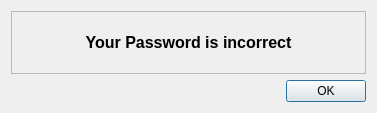
<?xml version="1.0" encoding="UTF-8"?>
<ui version="4.0">
 <class>incorrectDialog</class>
 <widget class="QDialog" name="incorrectDialog">
  <property name="geometry">
   <rect>
    <x>0</x>
    <y>0</y>
    <width>377</width>
    <height>113</height>
   </rect>
  </property>
  <property name="windowTitle">
   <string>Dialog</string>
  </property>
  <layout class="QVBoxLayout" name="verticalLayout">
   <item>
    <widget class="QFrame" name="frame">
     <property name="frameShape">
      <enum>QFrame::StyledPanel</enum>
     </property>
     <property name="frameShadow">
      <enum>QFrame::Raised</enum>
     </property>
     <layout class="QVBoxLayout" name="verticalLayout_2">
      <item>
       <widget class="QLabel" name="label">
        <property name="text">
         <string>&lt;html&gt;&lt;head/&gt;&lt;body&gt;&lt;p&gt;&lt;span style=&quot; font-size:12pt; font-weight:600;&quot;&gt;Your Password is incorrect&lt;/span&gt;&lt;/p&gt;&lt;/body&gt;&lt;/html&gt;</string>
        </property>
        <property name="alignment">
         <set>Qt::AlignCenter</set>
        </property>
        <property name="wordWrap">
         <bool>true</bool>
        </property>
       </widget>
      </item>
     </layout>
    </widget>
   </item>
   <item>
    <widget class="QDialogButtonBox" name="buttonBox">
     <property name="orientation">
      <enum>Qt::Horizontal</enum>
     </property>
     <property name="standardButtons">
      <set>QDialogButtonBox::Ok</set>
     </property>
    </widget>
   </item>
  </layout>
 </widget>
 <resources/>
 <connections>
  <connection>
   <sender>buttonBox</sender>
   <signal>accepted()</signal>
   <receiver>incorrectDialog</receiver>
   <slot>accept()</slot>
   <hints>
    <hint type="sourcelabel">
     <x>248</x>
     <y>254</y>
    </hint>
    <hint type="destinationlabel">
     <x>157</x>
     <y>274</y>
    </hint>
   </hints>
  </connection>
  <connection>
   <sender>buttonBox</sender>
   <signal>rejected()</signal>
   <receiver>incorrectDialog</receiver>
   <slot>reject()</slot>
   <hints>
    <hint type="sourcelabel">
     <x>316</x>
     <y>260</y>
    </hint>
    <hint type="destinationlabel">
     <x>286</x>
     <y>274</y>
    </hint>
   </hints>
  </connection>
 </connections>
</ui>
